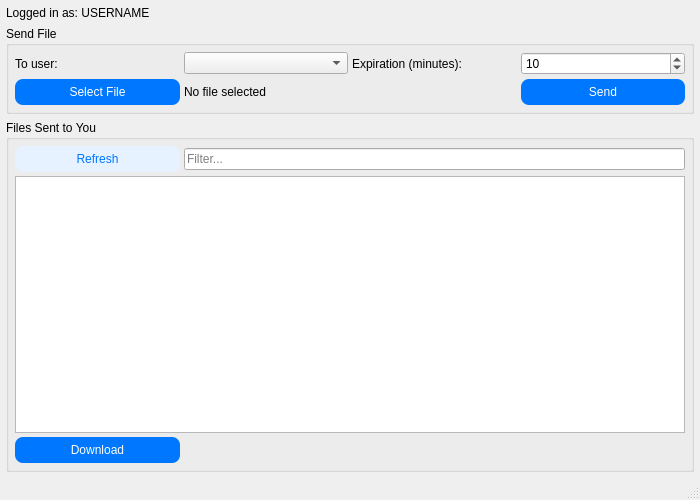
<?xml version="1.0" encoding="UTF-8"?>
<ui version="4.0">
 <class>SendFileWindow</class>
 <widget class="QMainWindow" name="SendFileWindow">
  <property name="geometry">
   <rect>
    <x>0</x>
    <y>0</y>
    <width>700</width>
    <height>500</height>
   </rect>
  </property>
  <property name="windowTitle">
   <string>Send Files</string>
  </property>
  <widget class="QWidget" name="centralwidget">
   <layout class="QVBoxLayout" name="mainLayout">
    <property name="spacing">
     <number>6</number>
    </property>
    <property name="leftMargin">
     <number>6</number>
    </property>
    <property name="topMargin">
     <number>6</number>
    </property>
    <property name="rightMargin">
     <number>6</number>
    </property>
    <property name="bottomMargin">
     <number>6</number>
    </property>
    <item>
     <widget class="QLabel" name="label_current_user">
      <property name="text">
       <string>Logged in as: USERNAME</string>
      </property>
     </widget>
    </item>
    <item>
     <widget class="QGroupBox" name="group_send">
      <property name="title">
       <string>Send File</string>
      </property>
      <layout class="QGridLayout" name="layout_send">
       <property name="leftMargin">
        <number>6</number>
       </property>
       <property name="topMargin">
        <number>6</number>
       </property>
       <property name="rightMargin">
        <number>6</number>
       </property>
       <property name="bottomMargin">
        <number>6</number>
       </property>
       <property name="spacing">
        <number>4</number>
       </property>
       <item row="1" column="1">
        <widget class="QComboBox" name="combo_receiver"/>
       </item>
       <item row="1" column="0">
        <widget class="QLabel" name="label_receiver">
         <property name="text">
          <string>To user:</string>
         </property>
        </widget>
       </item>
       <item row="1" column="3">
        <widget class="QSpinBox" name="spin_minutes">
         <property name="minimum">
          <number>1</number>
         </property>
         <property name="maximum">
          <number>1440</number>
         </property>
         <property name="value">
          <number>10</number>
         </property>
        </widget>
       </item>
       <item row="5" column="1" colspan="2">
        <widget class="QLabel" name="lbl_file">
         <property name="text">
          <string>No file selected</string>
         </property>
        </widget>
       </item>
       <item row="5" column="3">
        <widget class="QPushButton" name="btn_send">
         <property name="styleSheet">
          <string notr="true">
QPushButton {
    background-color: #0077ff;
    color: white;
    border-radius: 8px;
    padding: 6px;
}
</string>
         </property>
         <property name="text">
          <string>Send</string>
         </property>
        </widget>
       </item>
       <item row="1" column="2">
        <widget class="QLabel" name="label_minutes">
         <property name="text">
          <string>Expiration (minutes):</string>
         </property>
        </widget>
       </item>
       <item row="5" column="0">
        <widget class="QPushButton" name="btn_select">
         <property name="styleSheet">
          <string notr="true">
background-color: #0077ff;
color: white;
border-radius: 8px;
padding: 6px;
</string>
         </property>
         <property name="text">
          <string>Select File</string>
         </property>
        </widget>
       </item>
      </layout>
     </widget>
    </item>
    <item>
     <widget class="QGroupBox" name="group_incoming">
      <property name="title">
       <string>Files Sent to You</string>
      </property>
      <layout class="QGridLayout" name="layout_incoming">
       <property name="leftMargin">
        <number>6</number>
       </property>
       <property name="topMargin">
        <number>6</number>
       </property>
       <property name="rightMargin">
        <number>6</number>
       </property>
       <property name="bottomMargin">
        <number>6</number>
       </property>
       <property name="spacing">
        <number>4</number>
       </property>
       <item row="0" column="0">
        <widget class="QPushButton" name="btn_refresh">
         <property name="styleSheet">
          <string notr="true">
background-color: #e6f2ff;
color: #0077ff;
border-radius: 8px;
padding: 6px;
</string>
         </property>
         <property name="text">
          <string>Refresh</string>
         </property>
        </widget>
       </item>
       <item row="0" column="1" colspan="3">
        <widget class="QLineEdit" name="input_filter">
         <property name="placeholderText">
          <string>Filter...</string>
         </property>
        </widget>
       </item>
       <item row="1" column="0" colspan="4">
        <widget class="QListWidget" name="list_incoming"/>
       </item>
       <item row="2" column="0">
        <widget class="QPushButton" name="btn_download">
         <property name="styleSheet">
          <string notr="true">
background-color: #0077ff;
color: white;
border-radius: 8px;
padding: 6px;
</string>
         </property>
         <property name="text">
          <string>Download</string>
         </property>
        </widget>
       </item>
      </layout>
     </widget>
    </item>
   </layout>
  </widget>
  <widget class="QStatusBar" name="statusbar"/>
 </widget>
 <resources/>
 <connections/>
</ui>
